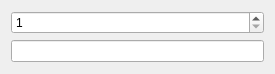
<?xml version="1.0" encoding="UTF-8"?>
<ui version="4.0">
 <class>RomanNumbersWidget</class>
 <widget class="QWidget" name="RomanNumbersWidget">
  <property name="geometry">
   <rect>
    <x>0</x>
    <y>0</y>
    <width>275</width>
    <height>74</height>
   </rect>
  </property>
  <property name="windowTitle">
   <string>Roman numbers converter</string>
  </property>
  <layout class="QVBoxLayout" name="verticalLayout">
   <item>
    <widget class="QSpinBox" name="inputSpinBox">
     <property name="minimum">
      <number>1</number>
     </property>
     <property name="maximum">
      <number>3999</number>
     </property>
    </widget>
   </item>
   <item>
    <widget class="QLineEdit" name="resultLineEdit">
     <property name="readOnly">
      <bool>true</bool>
     </property>
    </widget>
   </item>
  </layout>
 </widget>
 <resources/>
 <connections/>
</ui>
